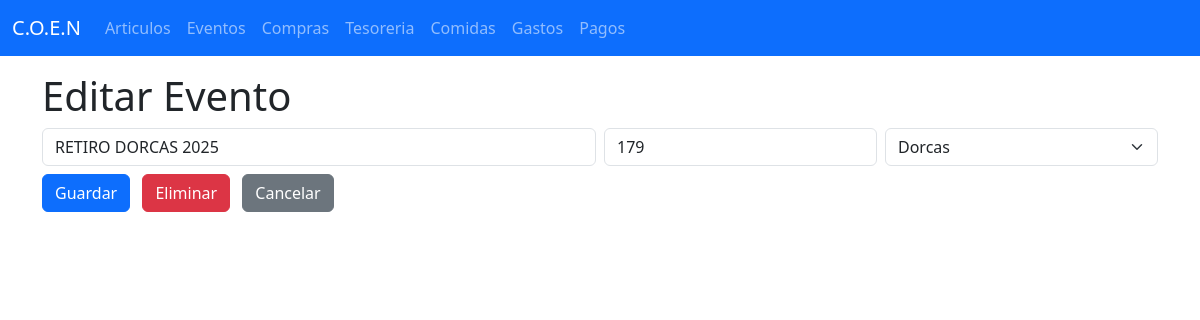
The app's page /eventos/1/edit with its own data.
### tables this page shows
CREATE TABLE eventos (
            id INTEGER PRIMARY KEY AUTOINCREMENT,
            nombre TEXT NOT NULL,
            fecha TEXT
        , cantidad_personas INTEGER, tipo_actividad TEXT, closed INTEGER DEFAULT 0);

### prueba web - copia - copia.py (the view, shortened to what this page needs)
@app.route('/eventos/<int:evento_id>/edit', methods=['GET', 'POST'])
def evento_edit(evento_id):
    evento = db.fetchone('SELECT * FROM Eventos WHERE id=?', (evento_id,))
    if not evento:
        flash('Evento no encontrado')
        return redirect('/eventos')
    return render_template('eventos_edit.html', evento=evento)

### database.py (called while the page is built)
    def fetchone(self, query, params=()):
        self.cursor.execute(query, params)
        row = self.cursor.fetchone()
        return dict(row) if row else None

### templates/eventos_edit.html (shortened to what this page needs)
{% extends 'base.html' %}
{% block content %}
<h1>Editar Evento</h1>
<form method="post" class="row g-2">
  <div class="col-md-6"><input name="nombre" class="form-control" placeholder="Nombre" value="{{ evento.nombre }}" required></div>
  <div class="col-md-3"><input name="cantidad" class="form-control" placeholder="Personas" value="{{ evento.cantidad_personas }}" required></div>
  <div class="col-md-3">
    <select name="tipo" class="form-select" required>
      <option value="Dorcas" {% if evento.tipo_actividad == 'Dorcas' %}selected{% endif %}>Dorcas</option>
    </select>
  </div>
  <div class="col-12 mt-2">
    <button class="btn btn-primary">Guardar</button>
    <a class="btn btn-danger ms-2" href="/eventos/{{ evento.id }}/delete" onclick="return confirm('Eliminar evento?')">Eliminar</a>
    <a class="btn btn-secondary ms-2" href="/eventos">Cancelar</a>
  </div>
</form>
{% endblock %}

### records on screen
eventos: nombre "RETIRO DORCAS 2025", cantidad "179", tipo "Dorcas"
